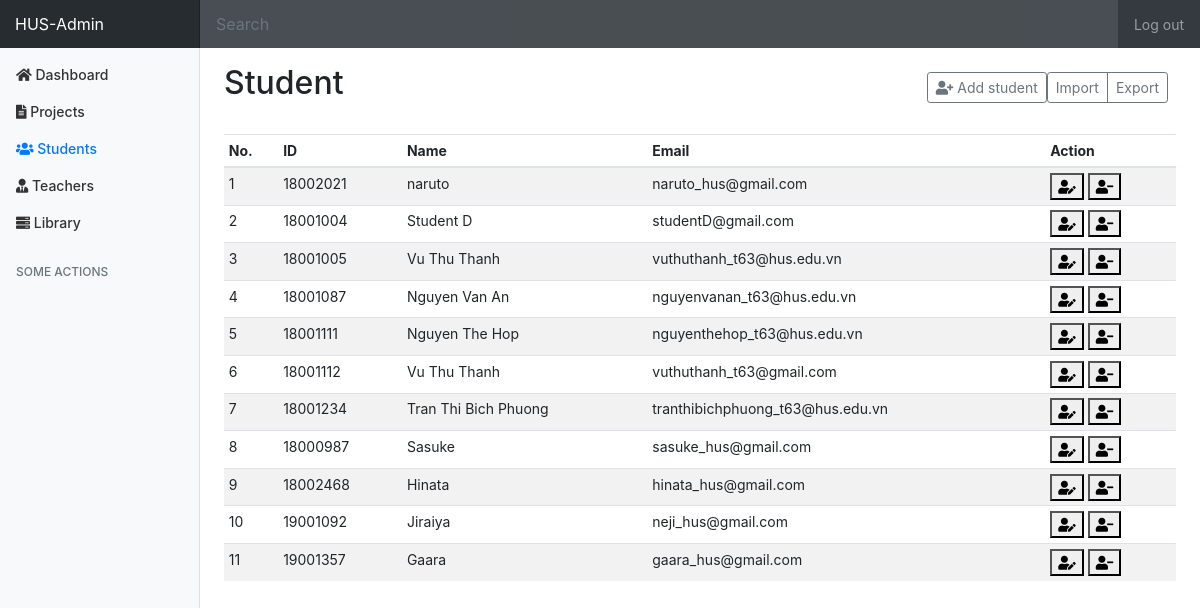
/admin/students (signed in), run on the app's committed database.
### tables this page shows
CREATE TABLE `student` (
  `id` int NOT NULL AUTO_INCREMENT,
  `user_id` int NOT NULL,
  `class` varchar(6) DEFAULT NULL,
  `student_id` bigint NOT NULL,
  `year` varchar(6) DEFAULT NULL,
  `branch_id` int DEFAULT NULL,
  PRIMARY KEY (`id`),
  KEY `fkIdx_209` (`user_id`),
  KEY `FK_student_branch` (`branch_id`),
  CONSTRAINT `FK_student_branch` FOREIGN KEY (`branch_id`) REFERENCES `branch` (`id`) ON DELETE CASCADE ON UPDATE CASCADE,
  CONSTRAINT `FK_user_student` FOREIGN KEY (`user_id`) REFERENCES `user` (`id`) ON DELETE CASCADE ON UPDATE CASCADE
);

CREATE TABLE `user` (
  `id` int NOT NULL AUTO_INCREMENT,
  `email` varchar(100) NOT NULL,
  `pass_hashed` varchar(255) NOT NULL,
  `name` varchar(100) NOT NULL,
  `phone_number` varchar(10) DEFAULT NULL,
  `role_id` int NOT NULL,
  `avatar` varchar(100) DEFAULT NULL,
  `active` tinyint(1) DEFAULT NULL,
  PRIMARY KEY (`id`),
  KEY `fkIdx_235` (`role_id`),
  CONSTRAINT `FK_235` FOREIGN KEY (`role_id`) REFERENCES `role` (`id`)
);

### controllers/admin_controller.php (called while the page is built, shortened)
<?php
class AdminController extends BaseController
{
    private $studentService;
    private $branchService;
    private $data;
    public function __construct()
    {
        $this->studentService = new StudentService();
        $this->branchService = new BranchService();
        $this->data = array();
    }
    public function renderStudentPage($data)
    {
        $this->file = "admin/admin_student.php";
        $path = './views/' . $this->file;
        include_once($path);
    }
    public function getStudentData(): array
    {
        $students = $this->studentService->getAllStudent();
        $student_data = array();
        $i = 0;
        foreach ($students as $student) {
            if($student->getActive() == '1') {
                $branch = $this->branchService->findByID($student->getBranchId());
                $data = array(
                    'student_id' => $student->getStudentId(),
                    'email' => $student->getEmail(),
                    'name' => $student->getName(),
                    'class'=>$student->getClass(),
                    'year'=>$student->getYear(),
                    'phone'=>$student->getPhoneNumber(),
                    'branch' => $branch->getName()
                );
                $student_data[$i] = $data;
                $i++;
            }
        }
        $this->data['branches'] = $this->getBranchData();
        $this->data['students'] = $student_data;
        return $this->data;
    }
    private function getBranchData(){
        $branches = $this->branchService->getAll();
        $branches_data = array();
        for ($i = 0; $i<count($branches); $i++){
            $data = array(
                "branch_id"=>$branches[$i]->getId(),
                "branch_name"=>$branches[$i]->getName()
            );
            $branches_data[$i] = $data;
        }
        return $branches_data;
    }
}

### models/repository/studentDAO/StudentDAO.php (called while the page is built, shortened)
<?php
class StudentDAO
{
    public function getAll(): ?array
    {
        $db = DB::getInstance();
        $sql = sprintf(StudentQuery::SELECT_ALL);
        $rows = array();
        $i = 0;
        $result = $db->query($sql);
        if ($result->num_rows > 0) {
            while ($row = $result->fetch_assoc()) {
                $rows[$i] = $row;
                $i++;
            }
            return $rows;
        } else {
            return null;
        }
    }
}

### models/service/StudentService.php (called while the page is built, shortened)
<?php
require_once('./models/repository/studentDAO/StudentDAO.php');
class StudentService
{
    private $studentDAO;
    public function __construct()
    {
        $this->studentDAO = new StudentDAO();
    }
    public function getAllStudent()
    {
        $results = $this->studentDAO->getAll();
        $i = 0;
        if ($results) {
            $list_student = array();
            foreach ($results as $result) {
                $student = new Student($result['student_id'], $result['class'], $result['year'], $result['user_id'], $result['email'], $result['pass_hashed'], $result['name'], $result['phone_number'], $result['role_id'], $result['active'], $result['branch_id'], $result['id']);
                $student->setAvatar($result['avatar']);
                $list_student[$i] = $student;
                $i++;
            }
            return $list_student;
        } else {
            return null;
        }
    }
}

### views/admin/admin_student.php (the view, shortened to what this page needs)
<!doctype html>
<html lang="en">
<head>
    <link rel="stylesheet" href="https://maxcdn.bootstrapcdn.com/bootstrap/4.0.0/css/bootstrap.min.css">
    <link href="/Graduation-Project-Management/assets/css/admin-style.css" rel="stylesheet">
    <link rel="stylesheet" href="https://cdnjs.cloudflare.com/ajax/libs/font-awesome/5.15.1/css/all.min.css">
</head>
<body>
    <nav class="navbar navbar-dark sticky-top bg-dark flex-md-nowrap p-0">
        <a class="navbar-brand col-sm-3 col-md-2 mr-0" href="#">HUS-Admin</a>
        <input class="form-control form-control-dark w-100" type="text" placeholder="Search" aria-label="Search" id='search-field' onkeyup="search('student')">
        <ul class="navbar-nav px-3">
            <li class="nav-item text-nowrap">
                <a class="nav-link" href="/Graduation-Project-Management/logout">Log out</a>
            </li>
        </ul>
    </nav>
    <div class="container-fluid">
        <div class="row">
            <nav class="col-md-2 d-none d-md-block bg-light sidebar">
                <div class="sidebar-sticky">
                    <ul class="nav flex-column">
                        <li class="nav-item">
                            <a class="nav-link" href="/Graduation-Project-Management/admin">
                                <i class="fas fa-home"></i>
                                <span>Dashboard</span>
                            </a>
                        </li>
                        <li class="nav-item">
                            <a class="nav-link" href="/Graduation-Project-Management/admin/projects">
                                <i class="fas fa-file-alt"></i>
                                <span>Projects</span>
                            </a>
                        </li>
                        <li class="nav-item">
                            <a class="nav-link active" href="#">
                                <i class="fas fa-users"></i>
                                <span>Students</span>
                            </a>
                        </li>
                        <li class="nav-item">
                            <a class="nav-link" href="/Graduation-Project-Management/admin/teachers">
                                <i class="fas fa-user-tie"></i>
                                <span>Teachers</span>
                            </a>
                        </li>
                        <li class="nav-item">
                            <a class="nav-link" href="/Graduation-Project-Management/library">
                                <i class="fas fa-server "></i>
                                <span>Library</span>
                            </a>
                        </li>
                    </ul>
                    <h6 class="sidebar-heading d-flex justify-content-between align-items-center px-3 mt-4 mb-1 text-muted">
                        <span>Some Actions</span>
                    </h6>
                </div>
            </nav>
            <main role="main" class="col-md-9 ml-sm-auto col-lg-10 pt-3 px-4">
                <div class="d-flex justify-content-between flex-wrap flex-md-nowrap align-items-center pb-2 mb-3">
                    <h1 class="h2">Student</h1>
                    <div class="btn-toolbar mb-2 mb-md-0">
                        <button type="button" class="btn btn-sm btn-outline-secondary" data-toggle="modal" data-target="#addStudent">
                            <i class="fas fa-user-plus"></i>
                            Add student
                        </button>
                        <div class="btn-group mr-2">
                            <button class="btn btn-sm btn-outline-secondary">Import</button>
                            <button class="btn btn-sm btn-outline-secondary">Export</button>
                        </div>
                    </div>
                </div>
                <div class="table-responsive">
                    <table class="table table-striped table-sm" id='data-table'>
                        <thead>
                            <tr>
                                <th>No.</th>
                                <th>ID</th>
                                <th>Name</th>
                                <th>Email</th>
                                <th>Action</th>
                            </tr>
                        </thead>
                        <tbody>
                            <?php
                            for ($i = 0; $i < count($data['students']); $i++) {
                                $j = $i + 1;
                                echo "<tr>
                                        <td>" . $j . "</td>
                                        <td>" . $data['students'][$i]['student_id'] . "</td>
                                        <td>" . $data['students'][$i]['name'] . "</td>
                                        <td>" . $data['students'][$i]['email'] . "</td>
                                        <td>
                                            <button type='button' data-toggle='modal' data-target='#student-" . $j . "-detail'>
                                                <i class='fas fa-user-edit'></i>
                                            </button>
                                            <div class='modal fade' id='student-" . $j . "-detail' tabindex='-1' role='dialog' aria-hidden='true'>
                                                            <form id='updateStudent" . $data['students'][$i]['student_id'] . "Form' action='/Graduation-Project-Management/admin/students/update' method='POST'>
                                                                    <input class='form-control' name='student_id' value='" . $data['students'][$i]['student_id'] . "' readonly>
                                                                    <input class='form-control' name='name' value='" . $data['students'][$i]['name'] . "' readonly>
                                                                    <input class='form-control' name='email' value='" . $data['students'][$i]['email'] . "' readonly>
                                                                    <input class='form-control' name='phone' value='" . $data['students'][$i]['phone'] . "' readonly>
                                                                <select class='form-control' name='branch'>";
                                                                    echo"</select>
                                                                    <input class='form-control' name='class' value='" . $data['students'][$i]['class'] . "'>
                                                                    <input class='form-control' name='year' value='" . $data['students'][$i]['year'] . "'>
                                                            </form>
                                                            <button type='submit' form='updateStudent" . $data['students'][$i]['student_id'] . "Form' class='btn btn-primary'>Save changes</button>
                                            </div>
                                            <button type='button' data-toggle='modal' data-target='#student-" . $j . "-delete'>
                                                <i class='fas fa-user-minus'></i>
                                            </button>
                                            <div class='modal fade' id='student-" . $j . "-delete' tabindex='-1' role='dialog' aria-hidden='true'>
                                                            <h6 class='modal-title'>Are you sure to delete student (" . $data['students'][$i]['student_id'] . ") ?</h6>
                                                            <form id='deleteStudent" . $data['students'][$i]['student_id'] . "Form' action='/Graduation-Project-Management/admin/students/delete' method='POST'>
                                                                <input type='hidden' name='student_id' value='" . $data['students'][$i]['student_id'] . "'>
                                                            </form>
                                                            <button type='submit' form='deleteStudent" . $data['students'][$i]['student_id'] . "Form' class='btn btn-primary'>Confirm delete</button>
                                            </div>
                                        </td>
                                    </tr>";
                            }
                            ?>
                        </tbody>
                    </table>
                </div>
            </main>
        </div>
    </div>
</body>
</html>

### assets/css/admin-style.css (style rules this page uses)
body { font-size: .875rem; }
.sidebar { position: fixed; top: 0; bottom: 0; left: 0; z-index: 100; padding: 0; box-shadow: inset -1px 0 0 rgba(0, 0, 0, .1); }
.sidebar-sticky { position: -webkit-sticky; position: sticky; top: 48px; height: calc(100vh - 48px); padding-top: .5rem; overflow-x: hidden; overflow-y: auto; }
.sidebar .nav-link { font-weight: 500; color: #333; }
.sidebar .nav-link.active { color: #007bff; }
.sidebar-heading { font-size: .75rem; text-transform: uppercase; }
.navbar-brand { padding-top: .75rem; padding-bottom: .75rem; font-size: 1rem; background-color: rgba(0, 0, 0, .25); box-shadow: inset -1px 0 0 rgba(0, 0, 0, .25); }
.navbar .form-control { padding: .75rem 1rem; border-width: 0; border-radius: 0; }
.form-control-dark { color: #fff; background-color: rgba(255, 255, 255, .1); border-color: rgba(255, 255, 255, .1); }

### data on the page
student: j "1", student "18002021", user.name "naruto", user.email "naruto_hus@gmail.com"
student: j "2", student "18001004", user.name "Student D", user.email "studentD@gmail.com"
student: j "3", student "18001005", user.name "Vu Thu Thanh", user.email "vuthuthanh_t63@hus.edu.vn"
student: j "4", student "18001087", user.name "Nguyen Van An", user.email "nguyenvanan_t63@hus.edu.vn"
student: j "5", student "18001111", user.name "Nguyen The Hop", user.email "nguyenthehop_t63@hus.edu.vn"
student: j "6", student "18001112", user.name "Vu Thu Thanh", user.email "vuthuthanh_t63@gmail.com"
student: j "7", student "18001234", user.name "Tran Thi Bich Phuong", user.email "tranthibichphuong_t63@hus.edu.vn"
student: j "8", student "18000987", user.name "Sasuke", user.email "sasuke_hus@gmail.com"
student: j "9", student "18002468", user.name "Hinata", user.email "hinata_hus@gmail.com"
student: j "10", student "19001092", user.name "Jiraiya", user.email "neji_hus@gmail.com"
student: j "11", student "19001357", user.name "Gaara", user.email "gaara_hus@gmail.com"
